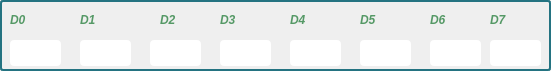
     <widget class="QGroupBox" name="groupBox_11">
      <property name="geometry">
       <rect>
        <x>70</x>
        <y>660</y>
        <width>551</width>
        <height>71</height>
       </rect>
      </property>
      <property name="styleSheet">
       <string notr="true">QGroupBox { 
     border: 2px solid #247381; 
     border-radius: 3px; 
 } </string>
      </property>
      <property name="title">
       <string/>
      </property>
      <widget class="QLineEdit" name="SD0_9">
       <property name="geometry">
        <rect>
         <x>10</x>
         <y>40</y>
         <width>51</width>
         <height>26</height>
        </rect>
       </property>
       <property name="font">
        <font>
         <family>Times New Roman</family>
         <pointsize>14</pointsize>
         <bold>true</bold>
        </font>
       </property>
       <property name="styleSheet">
        <string notr="true"> QLineEdit { 
                         border-radius: 4px; 
                         color:rgb(0, 0, 0); 
                         background-color: rgb(255, 255, 255); } 

QLineEdit:focus { 
                         border-style:outset; 
                         border-width:4px; 
                         border-radius: 4px;
                         border-color: #E0E0E0;
                         color:rgb(0, 0, 0); 
                         background-color: #FFFFFF; } </string>
       </property>
      </widget>
      <widget class="QLabel" name="RD0_3">
       <property name="geometry">
        <rect>
         <x>10</x>
         <y>10</y>
         <width>63</width>
         <height>20</height>
        </rect>
       </property>
       <property name="styleSheet">
        <string notr="true">QLabel{color:#559966;}</string>
       </property>
       <property name="text">
        <string>&lt;html&gt;&lt;head/&gt;&lt;body&gt;&lt;p&gt;&lt;span style=&quot; font-weight:700; font-style:italic;&quot;&gt;D0&lt;/span&gt;&lt;/p&gt;&lt;/body&gt;&lt;/html&gt;</string>
       </property>
      </widget>
      <widget class="QLineEdit" name="SD0_10">
       <property name="geometry">
        <rect>
         <x>80</x>
         <y>40</y>
         <width>51</width>
         <height>26</height>
        </rect>
       </property>
       <property name="font">
        <font>
         <family>Times New Roman</family>
         <pointsize>14</pointsize>
         <bold>true</bold>
        </font>
       </property>
       <property name="styleSheet">
        <string notr="true"> QLineEdit { 
                         border-radius: 4px; 
                         color:rgb(0, 0, 0); 
                         background-color: rgb(255, 255, 255); } 

QLineEdit:focus { 
                         border-style:outset; 
                         border-width:4px; 
                         border-radius: 4px;
                         border-color: #E0E0E0;
                         color:rgb(0, 0, 0); 
                         background-color: #FFFFFF; } </string>
       </property>
      </widget>
      <widget class="QLabel" name="RD1_2">
       <property name="geometry">
        <rect>
         <x>80</x>
         <y>10</y>
         <width>63</width>
         <height>20</height>
        </rect>
       </property>
       <property name="styleSheet">
        <string notr="true">QLabel{color:#559966;}
</string>
       </property>
       <property name="text">
        <string>&lt;html&gt;&lt;head/&gt;&lt;body&gt;&lt;p&gt;&lt;span style=&quot; font-weight:700; font-style:italic;&quot;&gt;D1&lt;/span&gt;&lt;/p&gt;&lt;/body&gt;&lt;/html&gt;</string>
       </property>
      </widget>
      <widget class="QLineEdit" name="SD0_11">
       <property name="geometry">
        <rect>
         <x>150</x>
         <y>40</y>
         <width>51</width>
         <height>26</height>
        </rect>
       </property>
       <property name="font">
        <font>
         <family>Times New Roman</family>
         <pointsize>14</pointsize>
         <bold>true</bold>
        </font>
       </property>
       <property name="styleSheet">
        <string notr="true"> QLineEdit { 
                         border-radius: 4px; 
                         color:rgb(0, 0, 0); 
                         background-color: rgb(255, 255, 255); } 

QLineEdit:focus { 
                         border-style:outset; 
                         border-width:4px; 
                         border-radius: 4px;
                         border-color: #E0E0E0;
                         color:rgb(0, 0, 0); 
                         background-color: #FFFFFF; } </string>
       </property>
      </widget>
      <widget class="QLabel" name="RD2_2">
       <property name="geometry">
        <rect>
         <x>160</x>
         <y>10</y>
         <width>63</width>
         <height>20</height>
        </rect>
       </property>
       <property name="styleSheet">
        <string notr="true">QLabel{color:#559966;}</string>
       </property>
       <property name="text">
        <string>&lt;html&gt;&lt;head/&gt;&lt;body&gt;&lt;p&gt;&lt;span style=&quot; font-weight:700; font-style:italic;&quot;&gt;D2&lt;/span&gt;&lt;/p&gt;&lt;/body&gt;&lt;/html&gt;</string>
       </property>
      </widget>
      <widget class="QLineEdit" name="SD0_12">
       <property name="geometry">
        <rect>
         <x>220</x>
         <y>40</y>
         <width>51</width>
         <height>26</height>
        </rect>
       </property>
       <property name="font">
        <font>
         <family>Times New Roman</family>
         <pointsize>14</pointsize>
         <bold>true</bold>
        </font>
       </property>
       <property name="styleSheet">
        <string notr="true"> QLineEdit { 
                         border-radius: 4px; 
                         color:rgb(0, 0, 0); 
                         background-color: rgb(255, 255, 255); } 

QLineEdit:focus { 
                         border-style:outset; 
                         border-width:4px; 
                         border-radius: 4px;
                         border-color: #E0E0E0;
                         color:rgb(0, 0, 0); 
                         background-color: #FFFFFF; } </string>
       </property>
      </widget>
      <widget class="QLabel" name="RD3_2">
       <property name="geometry">
        <rect>
         <x>220</x>
         <y>10</y>
         <width>63</width>
         <height>20</height>
        </rect>
       </property>
       <property name="styleSheet">
        <string notr="true">QLabel{color:#559966;}</string>
       </property>
       <property name="text">
        <string>&lt;html&gt;&lt;head/&gt;&lt;body&gt;&lt;p&gt;&lt;span style=&quot; font-weight:700; font-style:italic;&quot;&gt;D3&lt;/span&gt;&lt;/p&gt;&lt;/body&gt;&lt;/html&gt;</string>
       </property>
      </widget>
      <widget class="QLineEdit" name="SD0_13">
       <property name="geometry">
        <rect>
         <x>290</x>
         <y>40</y>
         <width>51</width>
         <height>26</height>
        </rect>
       </property>
       <property name="font">
        <font>
         <family>Times New Roman</family>
         <pointsize>14</pointsize>
         <bold>true</bold>
        </font>
       </property>
       <property name="styleSheet">
        <string notr="true"> QLineEdit { 
                         border-radius: 4px; 
                         color:rgb(0, 0, 0); 
                         background-color: rgb(255, 255, 255); } 

QLineEdit:focus { 
                         border-style:outset; 
                         border-width:4px; 
                         border-radius: 4px;
                         border-color: #E0E0E0;
                         color:rgb(0, 0, 0); 
                         background-color: #FFFFFF; } </string>
       </property>
      </widget>
      <widget class="QLabel" name="RD4_2">
       <property name="geometry">
        <rect>
         <x>290</x>
         <y>10</y>
         <width>63</width>
         <height>20</height>
        </rect>
       </property>
       <property name="styleSheet">
        <string notr="true">QLabel{color:#559966;}</string>
       </property>
       <property name="text">
        <string>&lt;html&gt;&lt;head/&gt;&lt;body&gt;&lt;p&gt;&lt;span style=&quot; font-weight:700; font-style:italic;&quot;&gt;D4&lt;/span&gt;&lt;/p&gt;&lt;/body&gt;&lt;/html&gt;</string>
       </property>
      </widget>
      <widget class="QLineEdit" name="SD0_14">
       <property name="geometry">
        <rect>
         <x>360</x>
         <y>40</y>
         <width>51</width>
         <height>26</height>
        </rect>
       </property>
       <property name="font">
        <font>
         <family>Times New Roman</family>
         <pointsize>14</pointsize>
         <bold>true</bold>
        </font>
       </property>
       <property name="styleSheet">
        <string notr="true"> QLineEdit { 
                         border-radius: 4px; 
                         color:rgb(0, 0, 0); 
                         background-color: rgb(255, 255, 255); } 

QLineEdit:focus { 
                         border-style:outset; 
                         border-width:4px; 
                         border-radius: 4px;
                         border-color: #E0E0E0;
                         color:rgb(0, 0, 0); 
                         background-color: #FFFFFF; } </string>
       </property>
      </widget>
      <widget class="QLabel" name="RD5_2">
       <property name="geometry">
        <rect>
         <x>360</x>
         <y>10</y>
         <width>63</width>
         <height>20</height>
        </rect>
       </property>
       <property name="styleSheet">
        <string notr="true">QLabel{color:#559966;}</string>
       </property>
       <property name="text">
        <string>&lt;html&gt;&lt;head/&gt;&lt;body&gt;&lt;p&gt;&lt;span style=&quot; font-weight:700; font-style:italic;&quot;&gt;D5&lt;/span&gt;&lt;/p&gt;&lt;/body&gt;&lt;/html&gt;</string>
       </property>
      </widget>
      <widget class="QLineEdit" name="SD0_15">
       <property name="geometry">
        <rect>
         <x>430</x>
         <y>40</y>
         <width>51</width>
         <height>26</height>
        </rect>
       </property>
       <property name="font">
        <font>
         <family>Times New Roman</family>
         <pointsize>14</pointsize>
         <bold>true</bold>
        </font>
       </property>
       <property name="styleSheet">
        <string notr="true"> QLineEdit { 
                         border-radius: 4px; 
                         color:rgb(0, 0, 0); 
                         background-color: rgb(255, 255, 255); } 

QLineEdit:focus { 
                         border-style:outset; 
                         border-width:4px; 
                         border-radius: 4px;
                         border-color: #E0E0E0;
                         color:rgb(0, 0, 0); 
                         background-color: #FFFFFF; } </string>
       </property>
      </widget>
      <widget class="QLabel" name="RD6_2">
       <property name="geometry">
        <rect>
         <x>430</x>
         <y>10</y>
         <width>63</width>
         <height>20</height>
        </rect>
       </property>
       <property name="styleSheet">
        <string notr="true">QLabel{color:#559966;}</string>
       </property>
       <property name="text">
        <string>&lt;html&gt;&lt;head/&gt;&lt;body&gt;&lt;p&gt;&lt;span style=&quot; font-weight:700; font-style:italic;&quot;&gt;D6&lt;/span&gt;&lt;/p&gt;&lt;/body&gt;&lt;/html&gt;</string>
       </property>
      </widget>
      <widget class="QLineEdit" name="SD0_16">
       <property name="geometry">
        <rect>
         <x>490</x>
         <y>40</y>
         <width>51</width>
         <height>26</height>
        </rect>
       </property>
       <property name="font">
        <font>
         <family>Times New Roman</family>
         <pointsize>14</pointsize>
         <bold>true</bold>
        </font>
       </property>
       <property name="styleSheet">
        <string notr="true"> QLineEdit { 
                         border-radius: 4px; 
                         color:rgb(0, 0, 0); 
                         background-color: rgb(255, 255, 255); } 

QLineEdit:focus { 
                         border-style:outset; 
                         border-width:4px; 
                         border-radius: 4px;
                         border-color: #E0E0E0;
                         color:rgb(0, 0, 0); 
                         background-color: #FFFFFF; } </string>
       </property>
      </widget>
      <widget class="QLabel" name="RD7_2">
       <property name="geometry">
        <rect>
         <x>490</x>
         <y>10</y>
         <width>41</width>
         <height>20</height>
        </rect>
       </property>
       <property name="styleSheet">
        <string notr="true">QLabel{color:#559966;}</string>
       </property>
       <property name="text">
        <string>&lt;html&gt;&lt;head/&gt;&lt;body&gt;&lt;p&gt;&lt;span style=&quot; font-weight:700; font-style:italic;&quot;&gt;D7&lt;/span&gt;&lt;/p&gt;&lt;/body&gt;&lt;/html&gt;</string>
       </property>
      </widget>
     </widget>
